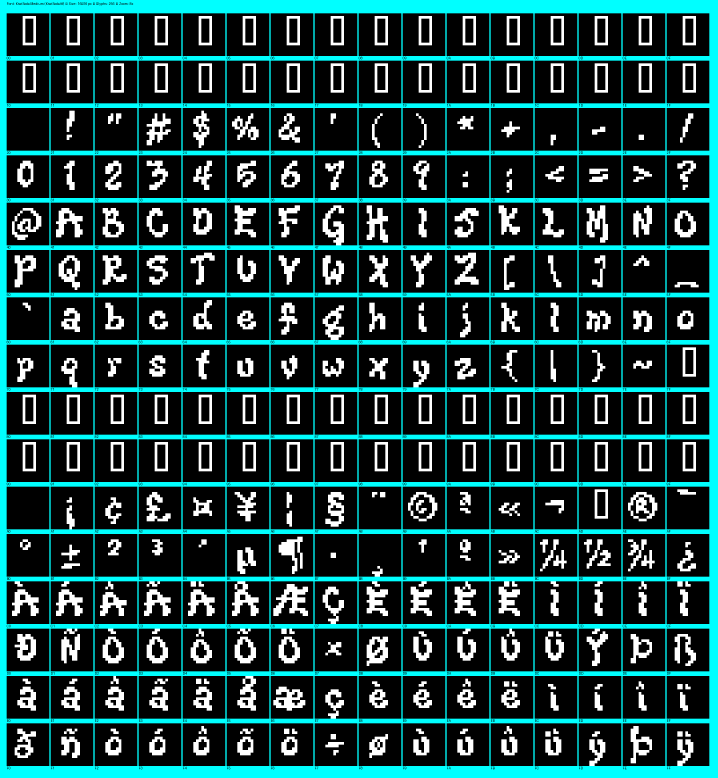
#> input picture OUTILS/fonts/KiwiSoda_16x16.png, 2152 x 2332 px (shown at 1/3 size)
$ python png2c.py KiwiSoda_16x16.png
#> lines starting #> are read from the running program, lines starting #| are printed output that depends on the picture
#!/usr/bin/env python3
# ==============================================================================
# png2c.py — Convertit un PNG de police bitmap en données C (font1)
# ==============================================================================
#
# Format d'entrée attendu :
#   Image PNG en noir et blanc (1 bit ou palette 2 couleurs).
#   Grille de glyphes organisée en N_COLS colonnes × N_ROWS lignes.
#   Pixel noir (valeur 0) = pixel allumé du glyphe.
#   Pixel blanc (valeur ≠ 0) = fond transparent.
#
# Exemple : wy700-1.png → 512×128 px, 32 cols × 8 lignes, glyphes 16×16
#   → 256 glyphes (codes 0x00 à 0xFF)
#
# Usage :
#   python3 png2c.py POLICE.png                        → glyphes 16x16 (défaut)
#   python3 png2c.py POLICE.png -s 8x8                 → glyphes 8×8
#   python3 png2c.py POLICE.png -s 8x16                → glyphes 8×16
#   python3 png2c.py POLICE.png -s 16x16               → glyphes 16×16
#   python3 png2c.py POLICE.png -o REPERTOIRE/         → répertoire de sortie du .c
#   python3 png2c.py POLICE.png --start 0x20           → premier code caractère
#   python3 png2c.py POLICE.png --cols 16              → 16 glyphes par ligne
#   python3 png2c.py POLICE.png --encoding cp850       → commentaires CP850
#   python3 png2c.py POLICE.png --encoding cp437       → commentaires CP437
#   python3 png2c.py POLICE.png --encoding unicode     → commentaires Unicode
#   python3 png2c.py POLICE.png --preview              → aperçu ASCII terminal
#
# Sortie :
#   <nom>_WxH.c   → bloc prêt à intégrer dans font1/
#
# Dépendances :
#   pip install pillow
# ==============================================================================

import argparse
import os
import sys
import unicodedata

try:
    from PIL import Image
except ImportError:
    print("Erreur : Pillow n'est pas installé.")
    print("  pip install pillow")
    sys.exit(1)

# ==============================================================================
# Glyphes de commentaire selon l'encodage
# ==============================================================================

CP437_CONTROL_GLYPHS = {
    0: '∅',
    1: '☺', 2: '☻', 3: '♥', 4: '♦', 5: '♣', 6: '♠',
    7: '•', 8: '◘', 9: '○', 10: '◙', 11: '♂', 12: '♀',
    13: '♪', 14: '♫', 15: '☼', 16: '►', 17: '◄', 18: '↕',
    19: '‼', 20: '¶', 21: '§', 22: '▬', 23: '↨', 24: '↑',
    25: '↓', 26: '→', 27: '←', 28: '∟', 29: '↔', 30: '▲',
    31: '▼', 127: '⌂'
}

def get_char_label(i: int, encoding: str = 'cp850') -> str:
    """
    Retourne le label (caractère lisible) pour le code i selon l'encodage choisi.

    encoding : 'cp850'   → CP850 pour 0x20-0xFF, CP437 pour les contrôles (0x00-0x1F, 0x7F)
               'cp437'   → CP437 pour 0x20-0xFF, CP437 pour les contrôles
               'unicode' → caractère Unicode direct (chr(i)), U+XXXX si non imprimable
    """
    if encoding == 'unicode':
        try:
            ch = chr(i)
            if unicodedata.category(ch) in ('Cc', 'Cs', 'Co', 'Cn'):
                return f'U+{i:04X}'
            return ch
        except Exception:
            return f'U+{i:04X}'

    # CP437 ou CP850 : les contrôles (0x00-0x1F et 0x7F) sont identiques
    if i in CP437_CONTROL_GLYPHS:
        return CP437_CONTROL_GLYPHS[i]

    codec = 'cp437' if encoding == 'cp437' else 'cp850'
    try:
        return bytes([i]).decode(codec)
    except Exception:
        return f'0x{i:02X}'

# ==============================================================================
# Extraction des glyphes depuis le PNG
# ==============================================================================

def extract_glyphs(img: Image.Image, glyph_w: int, glyph_h: int,
                   n_cols: int, start_code: int) -> list:
    """
    Découpe l'image en glyphes et retourne une liste de (code, rows).

    code : code caractère (start_code + index du glyphe)
    rows : liste de glyph_h entiers représentant les lignes de pixels.
           Pour glyph_w <= 8  : unsigned char (8 bits)
           Pour glyph_w <= 16 : unsigned int  (16 bits)

    Pixel noir (luminosité 0) = bit allumé dans le glyphe.
    """
    # Convertir en niveaux de gris pour une détection robuste du noir,
    # quelle que soit la palette d'origine (1-bit, P, RGB…).
    gray = img.convert('L')
    px   = gray.load()

    img_w, img_h = gray.size
    n_cols_actual = img_w // glyph_w
    n_rows_actual = img_h // glyph_h

    # Utilise n_cols fourni par l'utilisateur, vérifié contre l'image.
    if n_cols != n_cols_actual:
        print(f"Attention : --cols {n_cols} mais l'image contient "
              f"{n_cols_actual} glyphes par ligne ({img_w} px / {glyph_w} px).",
              file=sys.stderr)

    glyphs = []
    idx    = 0

    for row in range(n_rows_actual):
        for col in range(n_cols_actual):
            x0   = col * glyph_w
            y0   = row * glyph_h
            code = start_code + idx
            rows = []

            for y in range(glyph_h):
                val = 0
                for x in range(glyph_w):
                    # Pixel noir (< 128) = bit allumé
                    if px[x0 + x, y0 + y] < 128:
                        if glyph_w <= 8:
                            val |= (0x80 >> x)
                        else:
                            val |= (0x8000 >> x)
                rows.append(val)

            glyphs.append((code, rows))
            idx += 1

    return glyphs

# ==============================================================================
# Aperçu ASCII dans le terminal
# ==============================================================================

def ascii_preview(code: int, rows: list, glyph_w: int, glyph_h: int,
                  encoding: str) -> None:
    label = get_char_label(code, encoding)
    msb   = 0x8000 if glyph_w > 8 else 0x80
    print(f"  Char 0x{code:02X} ({label!r}):")
    for r in rows:
        line = "".join("X" if r & (msb >> c) else "." for c in range(glyph_w))
        print("    " + line)
    print()

# ==============================================================================
# Génération du bloc C
# ==============================================================================

def generate_c_block(glyphs: list, glyph_w: int, glyph_h: int,
                     array_name: str, png_file: str,
                     encoding: str, preview: bool) -> str:
    """
    Génère un fichier C autonome au format font1 (font1DefineChar*).
    Format identique à ttf2c.py et psf2c.py.
    """
    png_basename = os.path.splitext(os.path.basename(png_file))[0]

    lines = []
    lines.append('#include "../font1.h"')
    lines.append("")
    lines.append("/* =========================================================")
    lines.append(f"   Police : {png_basename}.png")
    lines.append(f"   Taille : {glyph_w}×{glyph_h} pixels")
    lines.append(f"   Généré par png2c.py")
    lines.append(f"   Encodage commentaires : {encoding.upper()}")
    if glyph_w <= 8:
        lines.append(f"   Chaque octet = une ligne de {glyph_w} pixels.")
        lines.append( "   Bit 7 (0x80) = pixel le plus à gauche.")
    else:
        lines.append(f"   Chaque unsigned int = une ligne de {glyph_w} pixels.")
        lines.append( "   Bit 15 (0x8000) = pixel le plus à gauche.")
    lines.append( "   ========================================================= */")
    lines.append("")
    lines.append(f"void _initFont1_{glyph_w}x{glyph_h}(void)")
    lines.append("{")

    need_r = (glyph_w > 8)
    if need_r:
        lines.append(f"    unsigned int r[{glyph_h}];")
        lines.append("")

    max_code   = max(code for code, _ in glyphs) if glyphs else 0
    num_width  = len(str(max_code))

    for code, rows in glyphs:
        if preview:
            ascii_preview(code, rows, glyph_w, glyph_h, encoding)

        label = get_char_label(code, encoding)

        if glyph_w <= 8:
            hex_bytes = ", ".join(f"0x{b:02x}" for b in rows)
            raw       = (f"    font1DefineChar{glyph_w}x{glyph_h}"
                         f"({array_name}, {code:{num_width}}, {hex_bytes})")
            comment   = f"; /* 0x{code:02X} */    /* {label} */"
            lines.append(raw + comment)
        else:
            lines.append(f"    /* --- 0x{code:02X} --- */")
            per_line = 4
            for start in range(0, glyph_h, per_line):
                chunk = rows[start:start + per_line]
                parts = "; ".join(
                    f"r[{start+i:2d}]=0x{v:04X}" for i, v in enumerate(chunk)
                )
                lines.append(f"    {parts};")
            lines.append(
                f"    font1DefineChar{glyph_w}x{glyph_h}"
                f"({array_name}, {code:{num_width}}, r); "
                f"/* 0x{code:02X} */ /* {label} */"
            )
            lines.append("")

    lines.append("}")
    lines.append("")
    return "\n".join(lines)

# ==============================================================================
# Traitement principal
# ==============================================================================

def process(png_path: str, glyph_w: int, glyph_h: int,
            out_dir: str, n_cols: int, start_code: int,
            encoding: str, preview: bool) -> None:

    img = Image.open(png_path)
    img_w, img_h = img.size

    print(f"Image     : {png_path}  ({img_w}×{img_h} px)")
    print(f"Glyphe    : {glyph_w}×{glyph_h} px")
    print(f"Grille    : {img_w // glyph_w} cols × {img_h // glyph_h} lignes")
    print(f"Encodage  : {encoding.upper()}")

    glyphs = extract_glyphs(img, glyph_w, glyph_h, n_cols, start_code)
    print(f"Glyphes   : {len(glyphs)}  (codes 0x{start_code:02X} → "
          f"0x{start_code + len(glyphs) - 1:02X})")

    array_name = f"font1Bank{glyph_w}x{glyph_h}"
    c_file     = os.path.join(out_dir, f"f1_{glyph_w}x{glyph_h}.c")

    c_code = generate_c_block(glyphs, glyph_w, glyph_h,
                               array_name, png_path, encoding, preview)

    with open(c_file, "w", encoding="utf-8") as f:
        f.write(c_code)
    print(f"  .c  : {c_file}")

    print()
    print("Intégration :")
    print(f"  1. Ajouter {c_file} au projet (compiler avec les autres .c).")
    print(f"  2. Vérifier que _initFont1_{glyph_w}x{glyph_h}() est déclarée dans font1.h.")
    print(f"  3. S'assurer que font1InitBank{glyph_w}x{glyph_h}() l'appelle dans font1.c.")

# ==============================================================================
# Point d'entrée
# ==============================================================================

def main():
    parser = argparse.ArgumentParser(
        description="Convertit un PNG de police bitmap en données C (font1).",
        formatter_class=argparse.RawDescriptionHelpFormatter,
        epilog="""
Exemples :
  python3 png2c.py wy700-1.png                        # 16x16, CP850
  python3 png2c.py wy700-1.png -s 8x8                 # glyphes 8×8
  python3 png2c.py wy700-1.png -s 8x16                # glyphes 8×16
  python3 png2c.py wy700-1.png --cols 16              # 16 glyphes par ligne
  python3 png2c.py wy700-1.png --start 0x20           # commence à 0x20
  python3 png2c.py wy700-1.png --encoding cp437       # commentaires CP437
  python3 png2c.py wy700-1.png --encoding unicode     # commentaires Unicode
  python3 png2c.py wy700-1.png --preview              # aperçu ASCII terminal
"""
    )
    parser.add_argument("source",
        metavar="PNG",
        help="Fichier PNG source de la police bitmap")
    parser.add_argument("-s", "--size", default="16x16",
        metavar="WxH",
        help="Taille d'un glyphe en pixels, ex. 8x8, 8x16, 16x16 (défaut : 16x16)")
    parser.add_argument("-o", "--output", default=None,
        metavar="BASE",
        help="Répertoire de sortie pour f1_WxH.c (défaut : répertoire du script)")
    parser.add_argument("--cols", default=None, type=int,
        metavar="N",
        help="Nombre de glyphes par ligne dans le PNG (auto-détecté si omis)")
    parser.add_argument("--start", default="0x00",
        metavar="CODE",
        help="Code du premier glyphe en hex (défaut : 0x00)")
    parser.add_argument("--encoding", default="cp850",
        choices=["cp850", "cp437", "unicode"],
        metavar="ENC",
        help="Encodage des commentaires : cp850 (défaut), cp437, unicode")
    parser.add_argument("--preview", action="store_true",
        help="Affiche un aperçu ASCII de chaque glyphe dans le terminal")

    args = parser.parse_args()

    # --- Vérification du fichier source ---
    if not os.path.isfile(args.source):
        print(f"Erreur : fichier introuvable : {args.source}", file=sys.stderr)
        sys.exit(1)

    # --- Parsing de la taille ---
    try:
        w_str, h_str = args.size.lower().split("x")
        glyph_w = int(w_str)
        glyph_h = int(h_str)
        assert glyph_w > 0 and glyph_h > 0
    except Exception:
        print(f"Erreur : format de taille invalide '{args.size}'.", file=sys.stderr)
        sys.exit(1)

    if glyph_w > 16:
        print(f"Attention : largeur {glyph_w} > 16 px — la macro font1DefineChar "
              f"utilise des unsigned int (16 bits).", file=sys.stderr)

    # --- Parsing du code de départ ---
    try:
        start_code = int(args.start, 0)   # accepte 0x20, 32, 0b100000…
    except Exception:
        print(f"Erreur : code de départ invalide '{args.start}'.", file=sys.stderr)
        sys.exit(1)

    # --- Nombre de colonnes (auto si non fourni) ---
    if args.cols is not None:
        n_cols = args.cols
    else:
        img = Image.open(args.source)
#> img is the input picture: PIL image 2152x2332 RGB; mean R, G, B 26.7, 68.2, 68.2
        n_cols = img.width // glyph_w
#> n_cols = 134
        img.close()

    # --- Base de nom de sortie ---
    if args.output:
        out_dir = args.output
        os.makedirs(out_dir, exist_ok=True)
    else:
        out_dir = os.path.dirname(os.path.abspath(__file__))

    print(f"\n→ {args.source}")
    try:
        process(args.source, glyph_w, glyph_h,
                out_dir, n_cols, start_code,
                args.encoding, args.preview)
#| Image     : KiwiSoda_16x16.png  (2152×2332 px)
#| Grille    : 134 cols × 145 lignes
#> in extract_glyphs, `gray = img.convert('L')`:
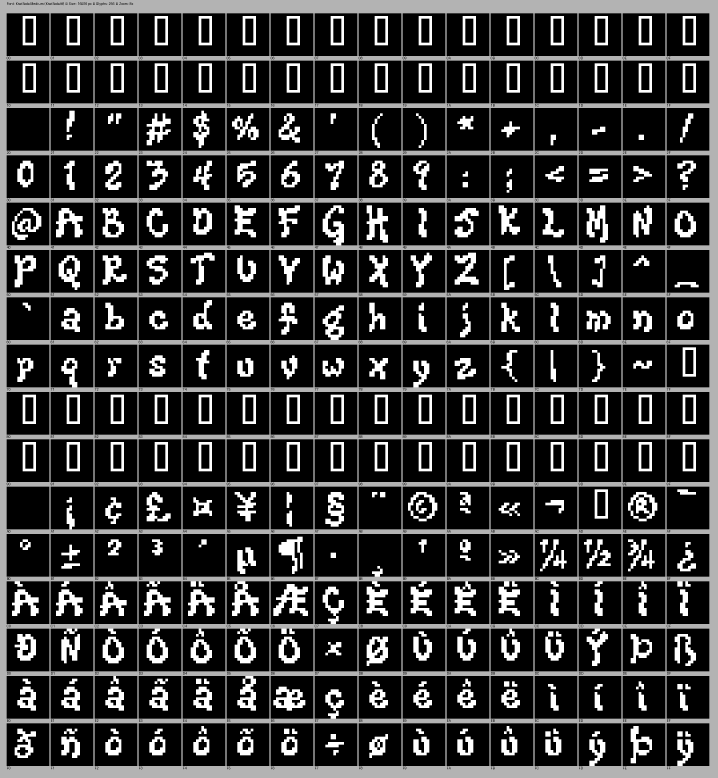
#> gray: PIL image 2152x2332 L (shown at 1/3 size); min 0, max 255, mean 55.8
#> in process, `glyphs = extract_glyphs(img, glyph_w, glyph_h, n_cols, start_code)`: glyphs = 19430 items
#| Glyphes   : 19430  (codes 0x00 → 0x4BE5)
#> in generate_c_block, `max_code   = max(code for code, _ in glyphs) if glyphs else 0`: max_code = 19429
#> in generate_c_block, `num_width  = len(str(max_code))`: num_width = 5
#> the loop in generate_c_block, `for code, rows in glyphs:` made 19430 passes
#> label on passes 1 to 12: '∅', '☺', '☻', '♥', '♦', '♣', '♠', '•', '◘', '○', '◙', '♂'
#> after the loop in generate_c_block, `for code, rows in glyphs:`: lines = 136025 items
    except Exception as e:
        print(f"  Erreur : {e}", file=sys.stderr)
        sys.exit(1)


if __name__ == "__main__":
    main()
